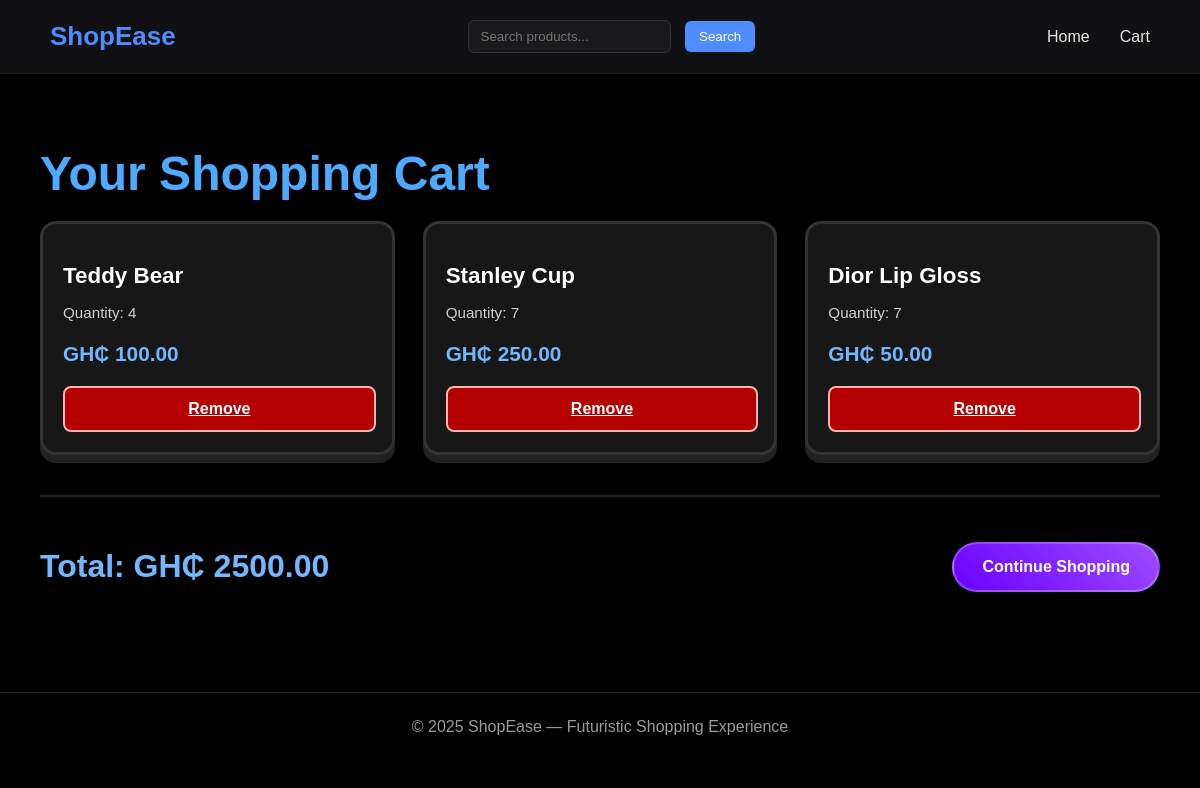
Page /cart/ on the earlier database version.
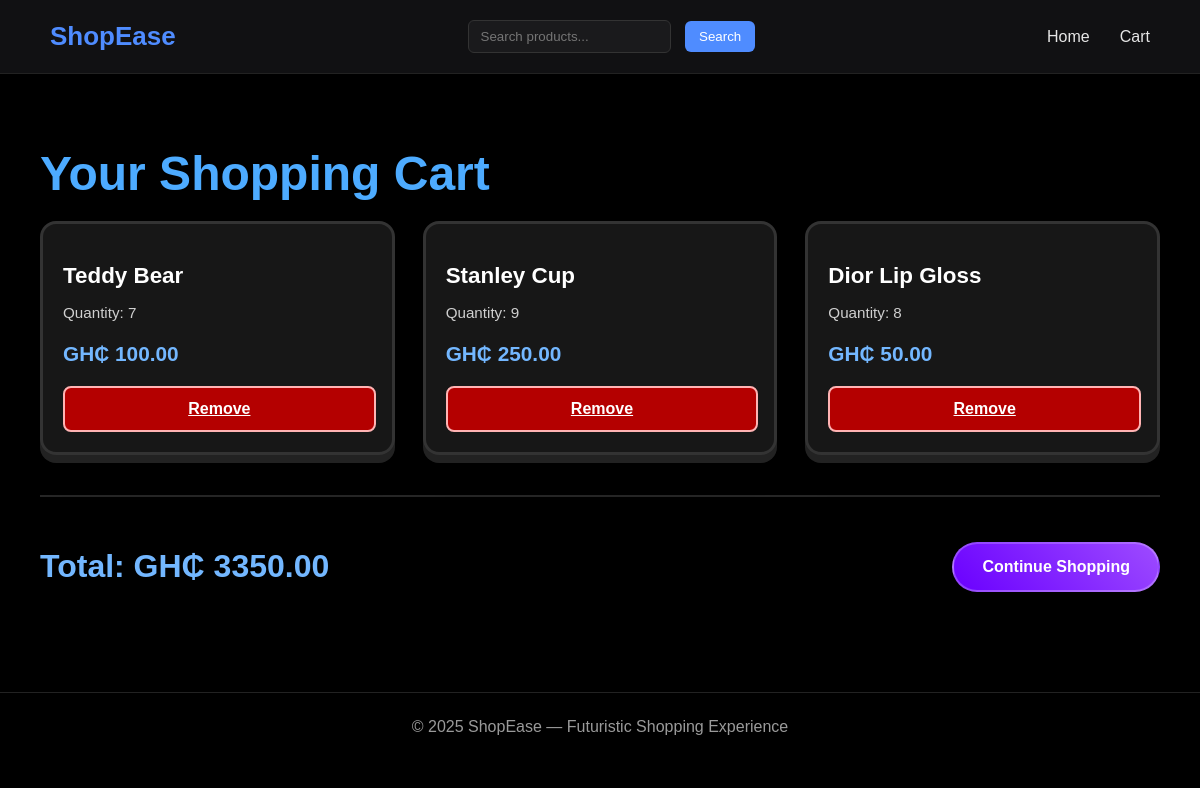
Same page on the later database version.
### cart/models.py (models this page shows, shortened)
class CartItem(models.Model):
    product = models.ForeignKey(Product, on_delete=models.CASCADE)
    quantity = models.PositiveIntegerField(default=0)
    date_added = models.DateTimeField(auto_now_add=True)

class Product(models.Model):
    name = models.CharField(max_length=100)
    description = models.TextField(null=True)
    price = models.DecimalField(max_digits=10, decimal_places=2)
    image = models.ImageField(upload_to='products/')

### cart/views.py (the view)
# urls.py: path('cart/', views.view_cart, name='view_cart'),
def view_cart(request):
    cart_items = CartItem.objects.all()
    total_price = sum(item.product.price * item.quantity for item in cart_items)
    context ={
        'cart_items': cart_items,
        'total_price': total_price
    }
    return render(request, 'cart/cart.html', context)

### cart/templates/cart/cart.html (shortened to what this page needs)
{% extends "cart/base.html" %}
{% block content %}
<div class="container">
    <h1 class="page-title">Your Shopping Cart</h1>
    {% if cart_items %}
    <div class="product-grid">
        {% for item in cart_items %}
        <div class="product-card">
            <h2 class="product-name">{{ item.product.name }}</h2>
            <p class="product-desc">Quantity: {{ item.quantity }}</p>
            <p class="product-price">GH₵ {{ item.product.price }}</p>
            <div class="product-buttons">
                <a href="{% url 'cart:remove_from_cart' item.id %}" class="remove-btn">Remove</a>
            </div>
        </div>
        {% endfor %}
    </div>
    <div class="cart-footer">
        <h2 class="total-text">Total: GH₵ {{ total_price }}</h2>
        <a href="{% url 'cart:product_list' %}" class="continue-btn">Continue Shopping</a>
    </div>
    {% else %}
    <p class="empty-text">Your cart is empty.</p>
    {% endif %}
</div>
{% endblock content %}

Differences in the rows shown:
changed CartItem "Teddy Bear": quantity "4" → "7"
changed CartItem "Stanley Cup": quantity "7" → "9"
changed CartItem "Dior Lip Gloss": quantity "7" → "8"
Other differences:
{{ total_price }}: "2500.00" → "3350.00"
